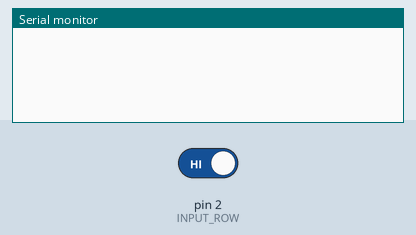
Bench run of a sketch on a simulated Arduino Uno, built with avr-gcc and run on an emulated ATmega328P. On the bench: the last lines printed to the serial monitor. The inputs (shaded band) are chosen by the test bench; at power-on: pin 2 (INPUT_ROW) HIGH.

Above: at 1.2 s.
1.3 s: pin 2 (INPUT_ROW) driven LOW
At 2.2 s:
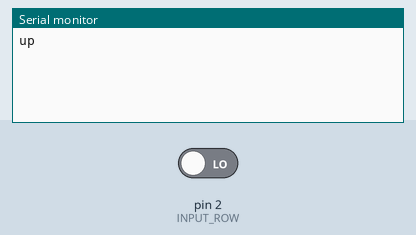
2.8 s: pin 2 (INPUT_ROW) driven HIGH
At 3.5 s:
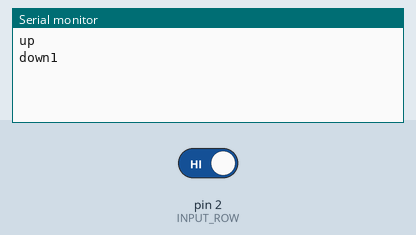

The sketch:

2button.ino
```cpp
#define INPUT_ROW 2
#define OUTPUT_COLUME_1 11
#define OUTPUT_COLUME_2 12

void setup()
{
  Serial.begin(9600);

  pinMode(INPUT_ROW, INPUT);
  pinMode(OUTPUT_COLUME_1, OUTPUT);
  pinMode(OUTPUT_COLUME_2, OUTPUT);
}

int toggle = 0;
int toggle_1 = 0;
int in_value = 0;
void loop()
{

  in_value = digitalRead(INPUT_ROW);

  if(in_value == 0){
    if(toggle == 1){
      digitalWrite(OUTPUT_COLUME_1, HIGH);
      digitalWrite(OUTPUT_COLUME_2, LOW);
      toggle = 0;
    }
    else{
      digitalWrite(OUTPUT_COLUME_1, LOW);
      digitalWrite(OUTPUT_COLUME_2, HIGH);
      toggle = 1;
    }
  }
  if(in_value == 1 && toggle == 0 && toggle_1 != 0)
  {
    Serial.println("down1");
    toggle_1 = 0;
  }
  else if(in_value == 1 && toggle == 1 && toggle_1 != 1)
  {
    Serial.println("down2");
    toggle_1 = 1;
  }
  else if(in_value == 0 && toggle_1 != 2)
  {
    Serial.println("up");
    toggle_1 = 2;
  }

  delay(10);
}
```

Measured:
- after the input at 1.3 s, the serial monitor: prints a new line at once (image 1)
- after the input at 2.8 s, the serial monitor: prints a new line at once (image 2)
